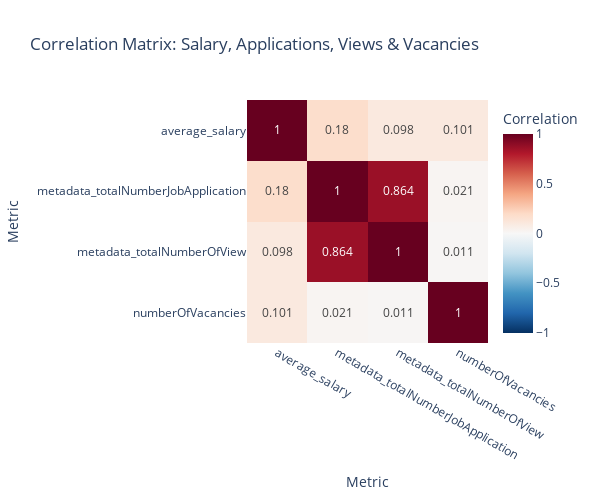
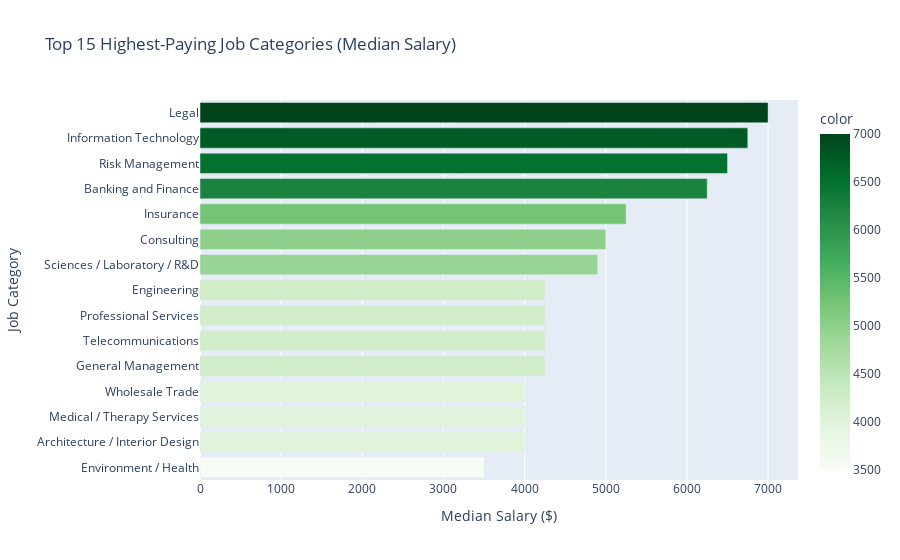
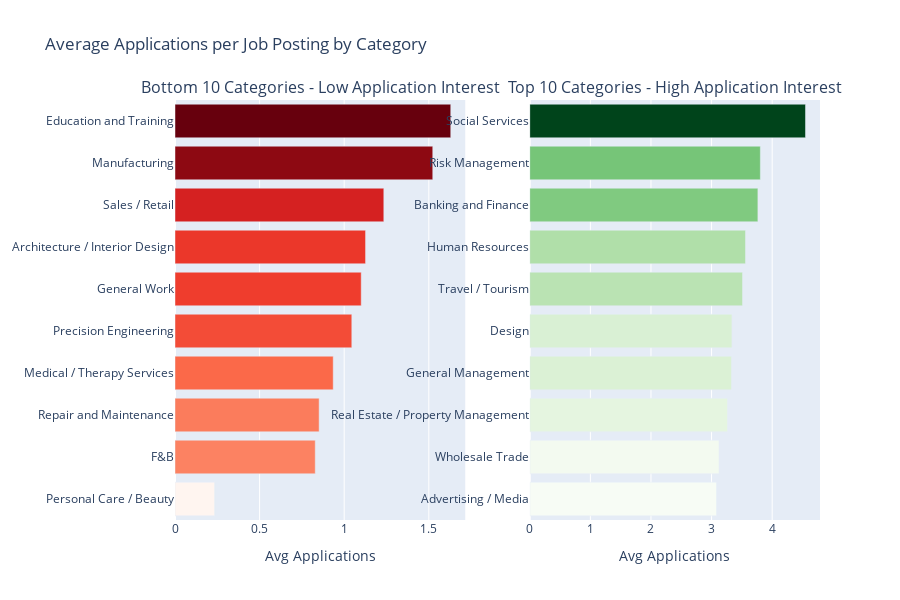
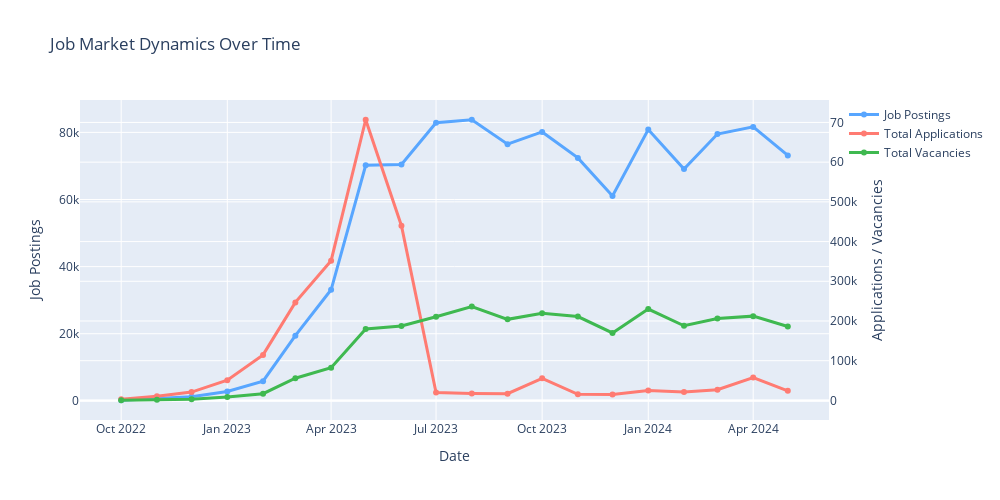

The cell these charts' notebook holds for them, in order:
### Markdown cell above
## Section 7: Exploratory Data Analysis - Relationships and Trends
Analyze correlations between variables and identify market trends over time.

### Code cell
# 7.1: Correlation analysis
print("=" * 80)
print("CORRELATION ANALYSIS - Pay, Applications & Market Metrics")
print("=" * 80)

correlation_cols = ['average_salary', 'metadata_totalNumberJobApplication', 
                    'metadata_totalNumberOfView', 'numberOfVacancies']
corr_matrix = df_clean[correlation_cols].corr().round(3)
print(corr_matrix)

# Visualize correlation heatmap
fig = px.imshow(corr_matrix, text_auto=True, color_continuous_scale='RdBu_r',
                 title='Correlation Matrix: Salary, Applications, Views & Vacancies',
                 labels=dict(x='Metric', y='Metric', color='Correlation'),
                 zmin=-1, zmax=1, aspect='auto')
fig.update_layout(height=500, width=600)
fig.show()

# 7.2: Salary by job category
print("\n" + "=" * 80)
print("SALARY ANALYSIS BY JOB CATEGORY")
print("=" * 80)

category_salary = df_clean.groupby('primary_category')['average_salary'].agg(['count', 'mean', 'median', 'std']).round(2)
category_salary = category_salary[category_salary['count'] >= 10].sort_values('mean', ascending=False)
print("\nTop 15 Highest-Paying Job Categories (min. 10 postings):")
print(category_salary.head(15))

# Visualize top 15 highest-paying categories
top_paying = category_salary.head(15).sort_values('median')
fig = px.bar(x=top_paying['median'], y=top_paying.index,
             title='Top 15 Highest-Paying Job Categories (Median Salary)',
             labels={'x': 'Median Salary ($)', 'y': 'Job Category'},
             color=top_paying['median'],
             color_continuous_scale='Greens',
             orientation='h')
fig.show()

# 7.3: Applications by job category - Market demand analysis
print("\n" + "=" * 80)
print("MARKET DEMAND ANALYSIS - Applications & Vacancies by Category")
print("=" * 80)

category_demand = df_clean.groupby('primary_category').agg({
    'metadata_totalNumberJobApplication': 'mean',
    'numberOfVacancies': 'mean',
    'apps_per_vacancy': 'mean',
    'primary_category': 'count'
}).rename(columns={'primary_category': 'posting_count'})

category_demand = category_demand[category_demand['posting_count'] >= 10].sort_values('metadata_totalNumberJobApplication', ascending=False)
print("\nTop 15 Job Categories by Average Applications per Posting:")
print(category_demand.head(15))

# Visualize bottom vs top categories by average applications
avg_apps_global = df_clean.groupby('primary_category')['metadata_totalNumberJobApplication'].mean().sort_values()
bottom_10 = avg_apps_global.head(10)
top_10 = avg_apps_global.tail(10)

fig = make_subplots(rows=1, cols=2, 
                    subplot_titles=("Bottom 10 Categories - Low Application Interest",
                                   "Top 10 Categories - High Application Interest"))

fig.add_trace(go.Bar(x=bottom_10.values, y=bottom_10.index, orientation='h', 
                     marker=dict(color=bottom_10.values, colorscale='Reds', showscale=False),
                     name='Bottom 10'), row=1, col=1)

fig.add_trace(go.Bar(x=top_10.values, y=top_10.index, orientation='h',
                     marker=dict(color=top_10.values, colorscale='Greens', showscale=False),
                     name='Top 10'), row=1, col=2)

fig.update_layout(height=600, title_text="Average Applications per Job Posting by Category",
                  showlegend=False)
fig.update_xaxes(title_text="Avg Applications", row=1, col=1)
fig.update_xaxes(title_text="Avg Applications", row=1, col=2)
fig.show()

# 7.4: Time series analysis - Job postings over time
print("\n" + "=" * 80)
print("TEMPORAL TRENDS - Job Market Dynamics Over Time")
print("=" * 80)

monthly_trend = df_clean.groupby('month_year').agg({
    'month_year': 'count',
    'metadata_totalNumberJobApplication': 'sum',
    'numberOfVacancies': 'sum',
    'average_salary': 'mean'
}).rename(columns={
    'month_year': 'job_postings',
    'metadata_totalNumberJobApplication': 'total_applications',
    'numberOfVacancies': 'total_vacancies',
    'average_salary': 'avg_salary'
}).reset_index()

print(f"\nMonthly Trend Summary (first 10 months):")
print(monthly_trend.head(10))

# Visualize time series trends
fig = go.Figure()

fig.add_trace(go.Scatter(x=monthly_trend['month_year'], y=monthly_trend['job_postings'],
                        mode='lines+markers', name='Job Postings',
                        line=dict(color='#58a6ff', width=3)))
fig.add_trace(go.Scatter(x=monthly_trend['month_year'], y=monthly_trend['total_applications'],
                        mode='lines+markers', name='Total Applications',
                        yaxis='y2', line=dict(color='#ff7b72', width=3)))
fig.add_trace(go.Scatter(x=monthly_trend['month_year'], y=monthly_trend['total_vacancies'],
                        mode='lines+markers', name='Total Vacancies',
                        yaxis='y2', line=dict(color='#3fb950', width=3)))

fig.update_layout(
    title='Job Market Dynamics Over Time',
    xaxis_title='Date',
    yaxis=dict(title='Job Postings', showgrid=True),
    yaxis2=dict(title='Applications / Vacancies', overlaying='y', side='right'),
    hovermode='x unified',
    height=500, width=1000
)
fig.show()

# 7.5: Seniority level analysis
print("\n" + "=" * 80)
print("SENIORITY LEVEL ANALYSIS")
print("=" * 80)

seniority_dist = df_clean['seniority_level'].value_counts()
print(f"\nDistribution of Job Postings by Seniority Level:")
print(seniority_dist)

seniority_salary = df_clean.groupby('seniority_level')['average_salary'].agg(['count', 'mean', 'median']).round(2).sort_values('median', ascending=False)
print(f"\nSalary by Seniority Level:")
print(seniority_salary)

### Figure 1 — Plotly figure (JSON) as saved in the notebook; plotly's stock layout.template omitted (floating-point values rounded to 4 significant figures)
{"data": [{"coloraxis": "coloraxis", "hovertemplate": "Metric: %{x}<br>Metric: %{y}<br>Correlation: %{z}<extra></extra>", "name": "0", "texttemplate": "%{z}", "type": "heatmap", "x": ["average_salary", "metadata_totalNumberJobApplication", "metadata_totalNumberOfView", "numberOfVacancies"], "xaxis": "x", "y": ["average_salary", "metadata_totalNumberJobApplication", "metadata_totalNumberOfView", "numberOfVacancies"], "yaxis": "y", "z": [[1.0, 0.18, 0.098, 0.101], [0.18, 1.0, 0.864, 0.021], [0.098, 0.864, 1.0, 0.011], [0.101, 0.021, 0.011, 1.0]]}], "layout": {"coloraxis": {"cmax": 1, "cmin": -1, "colorbar": {"title": {"text": "Correlation"}}, "colorscale": [[0, "rgb(5,48,97)"], [0.1, "rgb(33,102,172)"], [0.2, "rgb(67,147,195)"], [0.3, "rgb(146,197,222)"], [0.4, "rgb(209,229,240)"], [0.5, "rgb(247,247,247)"], [0.6, "rgb(253,219,199)"], [0.7, "rgb(244,165,130)"], [0.8, "rgb(214,96,77)"], [0.9, "rgb(178,24,43)"], [1, "rgb(103,0,31)"]]}, "height": 500, "title": {"text": "Correlation Matrix: Salary, Applications, Views & Vacancies"}, "width": 600, "xaxis": {"anchor": "y", "domain": [0, 1], "title": {"text": "Metric"}}, "yaxis": {"anchor": "x", "autorange": "reversed", "domain": [0, 1], "title": {"text": "Metric"}}}}

### Figure 2 — Plotly figure (JSON) as saved in the notebook; plotly's stock layout.template omitted (floating-point values rounded to 4 significant figures)
{"data": [{"hovertemplate": "Median Salary ($)=%{x}<br>Job Category=%{y}<br>color=%{marker.color}<extra></extra>", "legendgroup": "", "marker": {"color": [3500.0, 4000.0, 4000.0, 4000.0, 4250.0, 4250.0, 4250.0, 4250.0, 4900.0, 5000.0, 5250.0, 6250.0, 6500.0, 6750.0, 7000.0], "coloraxis": "coloraxis", "pattern": {"shape": ""}}, "name": "", "orientation": "h", "showlegend": false, "textposition": "auto", "type": "bar", "x": [3500.0, 4000.0, 4000.0, 4000.0, 4250.0, 4250.0, 4250.0, 4250.0, 4900.0, 5000.0, 5250.0, 6250.0, 6500.0, 6750.0, 7000.0], "xaxis": "x", "y": ["Environment / Health", "Architecture / Interior Design", "Medical / Therapy Services", "Wholesale Trade", "General Management", "Telecommunications", "Professional Services", "Engineering", "Sciences / Laboratory / R&D", "Consulting", "Insurance", "Banking and Finance", "Risk Management", "Information Technology", "Legal"], "yaxis": "y"}], "layout": {"barmode": "relative", "coloraxis": {"colorbar": {"title": {"text": "color"}}, "colorscale": [[0, "rgb(247,252,245)"], [0.125, "rgb(229,245,224)"], [0.25, "rgb(199,233,192)"], [0.375, "rgb(161,217,155)"], [0.5, "rgb(116,196,118)"], [0.625, "rgb(65,171,93)"], [0.75, "rgb(35,139,69)"], [0.875, "rgb(0,109,44)"], [1, "rgb(0,68,27)"]]}, "legend": {"tracegroupgap": 0}, "title": {"text": "Top 15 Highest-Paying Job Categories (Median Salary)"}, "xaxis": {"anchor": "y", "domain": [0, 1], "title": {"text": "Median Salary ($)"}}, "yaxis": {"anchor": "x", "domain": [0, 1], "title": {"text": "Job Category"}}}}

### Figure 3 — Plotly figure (JSON) as saved in the notebook; plotly's stock layout.template omitted (floating-point values rounded to 4 significant figures)
{"data": [{"marker": {"color": [0.2342, 0.8289, 0.8518, 0.9351, 1.045, 1.1, 1.126, 1.234, 1.523, 1.63], "colorscale": [[0, "rgb(255,245,240)"], [0.125, "rgb(254,224,210)"], [0.25, "rgb(252,187,161)"], [0.375, "rgb(252,146,114)"], [0.5, "rgb(251,106,74)"], [0.625, "rgb(239,59,44)"], [0.75, "rgb(203,24,29)"], [0.875, "rgb(165,15,21)"], [1, "rgb(103,0,13)"]], "showscale": false}, "name": "Bottom 10", "orientation": "h", "type": "bar", "x": [0.2342, 0.8289, 0.8518, 0.9351, 1.045, 1.1, 1.126, 1.234, 1.523, 1.63], "xaxis": "x", "y": ["Personal Care / Beauty", "F&B", "Repair and Maintenance", "Medical / Therapy Services", "Precision Engineering", "General Work", "Architecture / Interior Design", "Sales / Retail", "Manufacturing", "Education and Training"], "yaxis": "y"}, {"marker": {"color": [3.08, 3.123, 3.262, 3.328, 3.335, 3.511, 3.56, 3.764, 3.805, 4.55], "colorscale": [[0, "rgb(247,252,245)"], [0.125, "rgb(229,245,224)"], [0.25, "rgb(199,233,192)"], [0.375, "rgb(161,217,155)"], [0.5, "rgb(116,196,118)"], [0.625, "rgb(65,171,93)"], [0.75, "rgb(35,139,69)"], [0.875, "rgb(0,109,44)"], [1, "rgb(0,68,27)"]], "showscale": false}, "name": "Top 10", "orientation": "h", "type": "bar", "x": [3.08, 3.123, 3.262, 3.328, 3.335, 3.511, 3.56, 3.764, 3.805, 4.55], "xaxis": "x2", "y": ["Advertising / Media", "Wholesale Trade", "Real Estate / Property Management", "General Management", "Design", "Travel / Tourism", "Human Resources", "Banking and Finance", "Risk Management", "Social Services"], "yaxis": "y2"}], "layout": {"annotations": [{"font": {"size": 16}, "showarrow": false, "text": "Bottom 10 Categories - Low Application Interest", "x": 0.225, "xanchor": "center", "xref": "paper", "y": 1, "yanchor": "bottom", "yref": "paper"}, {"font": {"size": 16}, "showarrow": false, "text": "Top 10 Categories - High Application Interest", "x": 0.775, "xanchor": "center", "xref": "paper", "y": 1, "yanchor": "bottom", "yref": "paper"}], "height": 600, "showlegend": false, "title": {"text": "Average Applications per Job Posting by Category"}, "xaxis": {"anchor": "y", "domain": [0, 0.45], "title": {"text": "Avg Applications"}}, "xaxis2": {"anchor": "y2", "domain": [0.55, 1], "title": {"text": "Avg Applications"}}, "yaxis": {"anchor": "x", "domain": [0, 1]}, "yaxis2": {"anchor": "x2", "domain": [0, 1]}}}

### Figure 4 — Plotly figure (JSON) as saved in the notebook; plotly's stock layout.template omitted (floating-point values rounded to 4 significant figures)
{"data": [{"line": {"color": "#58a6ff", "width": 3}, "mode": "lines+markers", "name": "Job Postings", "type": "scatter", "x": ["2022-10-01T00:00:00.000000000", "2022-11-01T00:00:00.000000000", "2022-12-01T00:00:00.000000000", "2023-01-01T00:00:00.000000000", "2023-02-01T00:00:00.000000000", "2023-03-01T00:00:00.000000000", "2023-04-01T00:00:00.000000000", "2023-05-01T00:00:00.000000000", "2023-06-01T00:00:00.000000000", "2023-07-01T00:00:00.000000000", "2023-08-01T00:00:00.000000000", "2023-09-01T00:00:00.000000000", "2023-10-01T00:00:00.000000000", "2023-11-01T00:00:00.000000000", "2023-12-01T00:00:00.000000000", "2024-01-01T00:00:00.000000000", "2024-02-01T00:00:00.000000000", "2024-03-01T00:00:00.000000000", "2024-04-01T00:00:00.000000000", "2024-05-01T00:00:00.000000000"], "y": [172, 590, 1184, 2764, 5855, 19414, 33094, 70213, 70410, 82878, 83766, 76481, 80131, 72402, 61039, 80851, 69069, 79511, 81642, 73131]}, {"line": {"color": "#ff7b72", "width": 3}, "mode": "lines+markers", "name": "Total Applications", "type": "scatter", "x": ["2022-10-01T00:00:00.000000000", "2022-11-01T00:00:00.000000000", "2022-12-01T00:00:00.000000000", "2023-01-01T00:00:00.000000000", "2023-02-01T00:00:00.000000000", "2023-03-01T00:00:00.000000000", "2023-04-01T00:00:00.000000000", "2023-05-01T00:00:00.000000000", "2023-06-01T00:00:00.000000000", "2023-07-01T00:00:00.000000000", "2023-08-01T00:00:00.000000000", "2023-09-01T00:00:00.000000000", "2023-10-01T00:00:00.000000000", "2023-11-01T00:00:00.000000000", "2023-12-01T00:00:00.000000000", "2024-01-01T00:00:00.000000000", "2024-02-01T00:00:00.000000000", "2024-03-01T00:00:00.000000000", "2024-04-01T00:00:00.000000000", "2024-05-01T00:00:00.000000000"], "y": [2953, 10514, 21006, 50888, 114639, 246845, 351882, 706806, 439994, 19871, 17595, 16872, 55632, 15316, 14894, 24757, 21297, 26919, 57670, 24026], "yaxis": "y2"}, {"line": {"color": "#3fb950", "width": 3}, "mode": "lines+markers", "name": "Total Vacancies", "type": "scatter", "x": ["2022-10-01T00:00:00.000000000", "2022-11-01T00:00:00.000000000", "2022-12-01T00:00:00.000000000", "2023-01-01T00:00:00.000000000", "2023-02-01T00:00:00.000000000", "2023-03-01T00:00:00.000000000", "2023-04-01T00:00:00.000000000", "2023-05-01T00:00:00.000000000", "2023-06-01T00:00:00.000000000", "2023-07-01T00:00:00.000000000", "2023-08-01T00:00:00.000000000", "2023-09-01T00:00:00.000000000", "2023-10-01T00:00:00.000000000", "2023-11-01T00:00:00.000000000", "2023-12-01T00:00:00.000000000", "2024-01-01T00:00:00.000000000", "2024-02-01T00:00:00.000000000", "2024-03-01T00:00:00.000000000", "2024-04-01T00:00:00.000000000", "2024-05-01T00:00:00.000000000"], "y": [413, 1494, 3120, 8318, 16948, 55974, 82122, 180009, 187225, 210670, 236293, 204174, 219707, 211215, 169852, 229991, 187905, 206305, 212255, 186263], "yaxis": "y2"}], "layout": {"height": 500, "hovermode": "x unified", "title": {"text": "Job Market Dynamics Over Time"}, "width": 1000, "xaxis": {"title": {"text": "Date"}}, "yaxis": {"showgrid": true, "title": {"text": "Job Postings"}}, "yaxis2": {"overlaying": "y", "side": "right", "title": {"text": "Applications / Vacancies"}}}}
